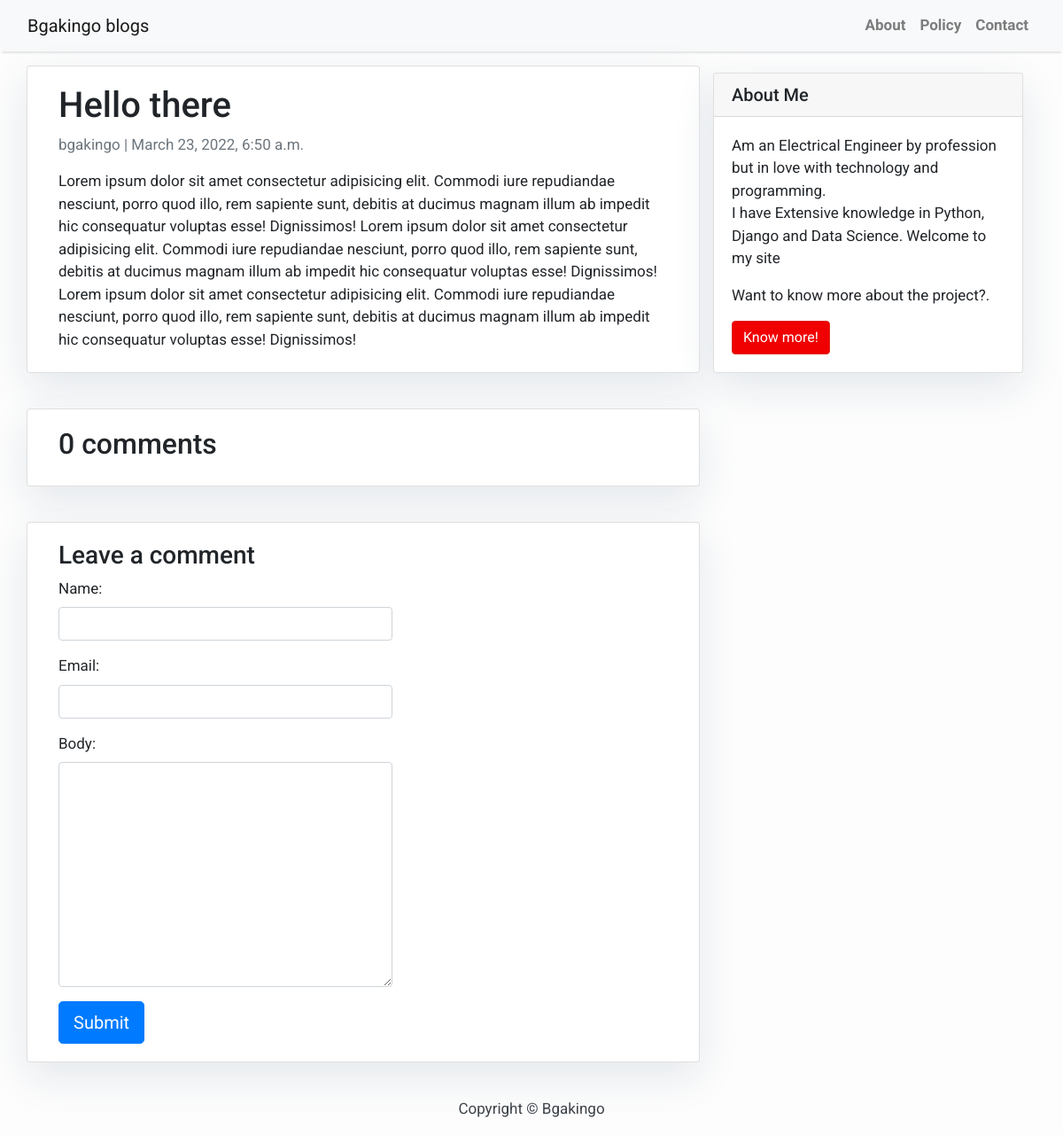
The page /slug_is_real/ on the database its author committed.
### blog/models.py (models this page shows, shortened)
class Post(models.Model):
    title = models.CharField(max_length=200, unique=True)
    slug = models.SlugField(max_length=200, unique=True)
    author = models.ForeignKey(User, on_delete=models.CASCADE, related_name='blog_posts')
    content = models.TextField()
    created_on = models.DateTimeField(auto_now=True)
    status = models.IntegerField(choices=STATUS, default=0)
    class Meta:
        ordering = ['-created_on']

### blog/views.py (the view)
# urls.py: path('<slug:slug>/', views.post_detail, name='post_detail'),
def post_detail(request, slug):
    post = get_object_or_404(Post, slug=slug)
    comments = post.comments.filter(active=True)
    new_comment = None
    if request.method == 'POST':
        comment_form = CommentForm(data=request.POST)
        if comment_form.is_valid():
            new_comment = comment_form.save(commit=False)
            new_comment.post = post
            new_comment.save()
    else:
        comment_form = CommentForm()
    context = {
        'post': post,
        'comments': comments,
        'new_comment': new_comment,
        'comment_form': comment_form,
    }
    return render(request, 'post_detail.html', context)

### blog/forms.py
class CommentForm(forms.ModelForm):
    class Meta:
        model = Comment
        fields = ('name', 'email', 'body')

### templates/post_detail.html (shortened to what this page needs)
{% extends 'base.html' %} {% block content %}{% load widget_tweaks %}
<div class="container">
  <div class="row">
    <div class="col-md-8 card mb-4 mt-3 left top">
      <div class="card-body">
        <h1>{% block title %} {{ post.title }} {% endblock title %}</h1>
        <p class="text-muted">{{ post.author }} | {{ post.created_on }}</p>
        <p class="card-text">{{ post.content | safe }}</p>
      </div>
    </div>
    {% block sidebar %} {% include 'sidebar.html' %} {% endblock sidebar %}
    <div class="col-md-8 card mb-4 mt-3">
      <div class="card-body">
        <h2>{{ comments.count }} comments</h2>
      </div>
    </div>
    <div class="col-md-8 card mb-4 mt-3">
      <div class="card-body">
        {% if new_comment %}
        <div class="alert alert-success" role="alert">
          Your comment is awaiting moderation
        </div>
        {% else %}
        <h3>Leave a comment</h3>
        <form class="row g-3" method="post">
          <div class="col-auto">
            {% for field in comment_form %}
            <div class="form-group">
              {{ field.label_tag }} {% render_field field class="form-control" %}
            </div>
            {% endfor %}
            <button type="submit" class="btn btn-primary btn-lg">Submit</button>
          </div>
        </form>
        {% endif %}
      </div>
    </div>
  </div>
</div>
{% endblock content %}

### templates/base.html (style rules this page uses)
body { font-family: "Roboto", sans-serif; font-size: 17px; background-color: #fdfdfd; }

### templates/sidebar.html (style rules this page uses)
.card { box-shadow: 0 16px 48px #e3e7eb; }

### rows shown on the page
Post: title "Hello there", author "bgakingo", created_on "March 23, 2022, 6:50 a.m.", content "Lorem ipsum dolor sit amet consectetur adipisicing elit. Commodi iure repudiandae nesciunt, porro quod illo, rem sapiente sunt, debitis at ducimus magnam illum ab impedit hic consequatur voluptas esse! Dignissimos! Lorem ipsum dolor sit amet consectetur adipisicing elit. Commodi iure repudiandae nesciunt, porro quod illo, rem sapiente sunt, debitis at ducimus magnam illum ab impedit hic consequatur voluptas esse! Dignissimos! Lorem ipsum dolor sit amet consectetur adipisicing elit. Commodi iure repudiandae nesciunt, porro quod illo, rem sapiente sunt, debitis at ducimus magnam illum ab impedit hic consequatur voluptas esse! Dignissimos!"

### other values the page prints
{{ comments.count }} "0"
{{ field.label_tag }} "Name:" "Email:" "Body:"
